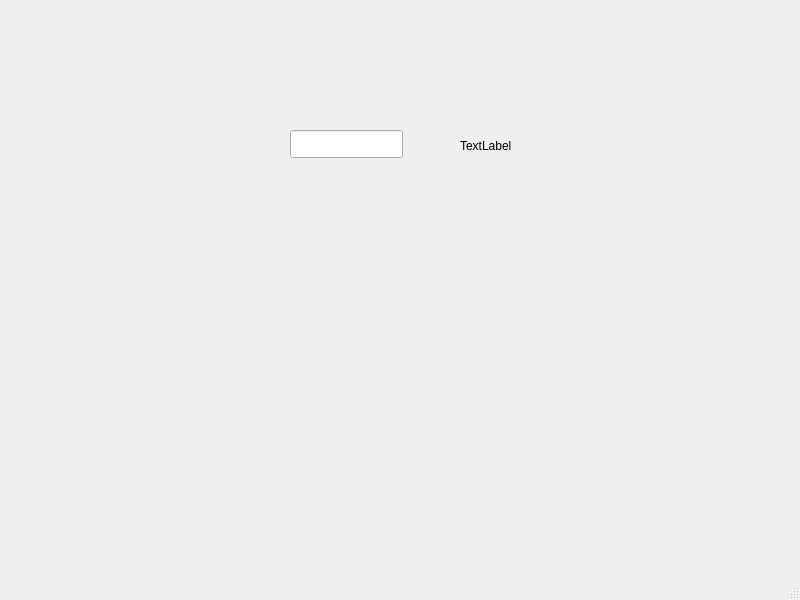
<?xml version="1.0" encoding="UTF-8"?>
<ui version="4.0">
 <class>MainWindow</class>
 <widget class="QMainWindow" name="MainWindow">
  <property name="geometry">
   <rect>
    <x>0</x>
    <y>0</y>
    <width>800</width>
    <height>600</height>
   </rect>
  </property>
  <property name="windowTitle">
   <string>MainWindow</string>
  </property>
  <widget class="QWidget" name="centralwidget">
   <widget class="QLineEdit" name="lineEdit">
    <property name="geometry">
     <rect>
      <x>290</x>
      <y>130</y>
      <width>113</width>
      <height>28</height>
     </rect>
    </property>
   </widget>
   <widget class="QLabel" name="label">
    <property name="geometry">
     <rect>
      <x>460</x>
      <y>130</y>
      <width>151</width>
      <height>31</height>
     </rect>
    </property>
    <property name="text">
     <string>TextLabel</string>
    </property>
   </widget>
  </widget>
  <widget class="QMenuBar" name="menubar">
   <property name="geometry">
    <rect>
     <x>0</x>
     <y>0</y>
     <width>800</width>
     <height>25</height>
    </rect>
   </property>
  </widget>
  <widget class="QStatusBar" name="statusbar"/>
 </widget>
 <resources/>
 <connections/>
</ui>
